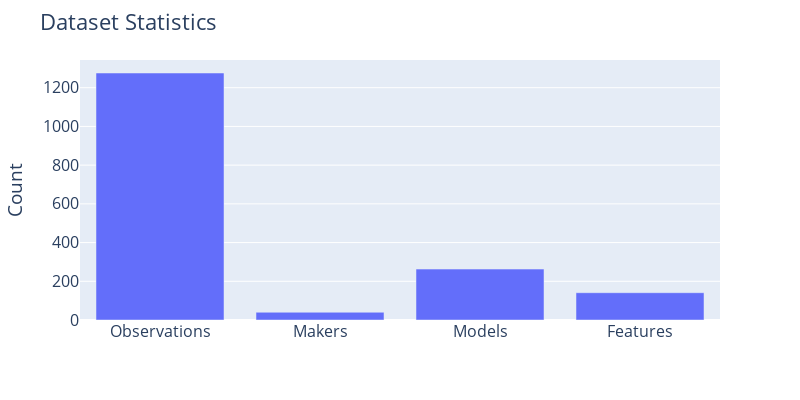

Notebook code cell kept with this figure:
### Code cell
l_D = len(df)
c_m = len(df.Make.unique())
c_c = len(df.Model.unique())
n_f = len(df.columns)
fig = px.bar(x=['Observations',"Makers",'Models','Features'],y=[l_D,c_m,c_c,n_f], width=800,height=400)
fig.update_layout(
    title="Dataset Statistics",
    xaxis_title="",
    yaxis_title="Count",
    font=dict(
        size=16,
    )
)

fig.show()

### Figure 1 — Plotly figure (JSON) as saved in the notebook; plotly's stock layout.template omitted (floating-point values rounded to 4 significant figures)
{"data": [{"alignmentgroup": "True", "hovertemplate": "x=%{x}<br>y=%{y}<extra></extra>", "legendgroup": "", "marker": {"color": "#636efa", "pattern": {"shape": ""}}, "name": "", "offsetgroup": "", "orientation": "v", "showlegend": false, "textposition": "auto", "type": "bar", "x": ["Observations", "Makers", "Models", "Features"], "xaxis": "x", "y": [1276, 40, 263, 141], "yaxis": "y"}], "layout": {"barmode": "relative", "font": {"size": 16}, "height": 400, "legend": {"tracegroupgap": 0}, "margin": {"t": 60}, "title": {"text": "Dataset Statistics"}, "width": 800, "xaxis": {"anchor": "y", "domain": [0, 1], "title": {"text": ""}}, "yaxis": {"anchor": "x", "domain": [0, 1], "title": {"text": "Count"}}}}
